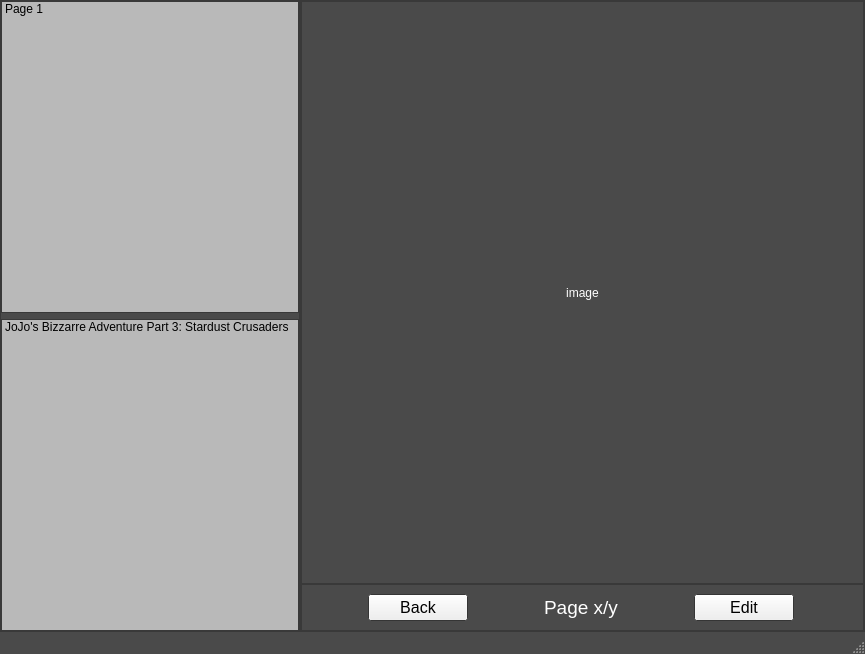
<?xml version="1.0" encoding="UTF-8"?>
<ui version="4.0">
 <class>MainWindow</class>
 <widget class="QMainWindow" name="MainWindow">
  <property name="geometry">
   <rect>
    <x>0</x>
    <y>0</y>
    <width>865</width>
    <height>654</height>
   </rect>
  </property>
  <property name="palette">
   <palette>
    <active>
     <colorrole role="WindowText">
      <brush brushstyle="SolidPattern">
       <color alpha="255">
        <red>255</red>
        <green>255</green>
        <blue>255</blue>
       </color>
      </brush>
     </colorrole>
     <colorrole role="Text">
      <brush brushstyle="SolidPattern">
       <color alpha="255">
        <red>204</red>
        <green>204</green>
        <blue>204</blue>
       </color>
      </brush>
     </colorrole>
     <colorrole role="Base">
      <brush brushstyle="SolidPattern">
       <color alpha="255">
        <red>185</red>
        <green>185</green>
        <blue>185</blue>
       </color>
      </brush>
     </colorrole>
     <colorrole role="Window">
      <brush brushstyle="SolidPattern">
       <color alpha="255">
        <red>74</red>
        <green>74</green>
        <blue>74</blue>
       </color>
      </brush>
     </colorrole>
    </active>
    <inactive>
     <colorrole role="WindowText">
      <brush brushstyle="SolidPattern">
       <color alpha="255">
        <red>255</red>
        <green>255</green>
        <blue>255</blue>
       </color>
      </brush>
     </colorrole>
     <colorrole role="Text">
      <brush brushstyle="SolidPattern">
       <color alpha="255">
        <red>204</red>
        <green>204</green>
        <blue>204</blue>
       </color>
      </brush>
     </colorrole>
     <colorrole role="Base">
      <brush brushstyle="SolidPattern">
       <color alpha="255">
        <red>185</red>
        <green>185</green>
        <blue>185</blue>
       </color>
      </brush>
     </colorrole>
     <colorrole role="Window">
      <brush brushstyle="SolidPattern">
       <color alpha="255">
        <red>74</red>
        <green>74</green>
        <blue>74</blue>
       </color>
      </brush>
     </colorrole>
    </inactive>
    <disabled>
     <colorrole role="WindowText">
      <brush brushstyle="SolidPattern">
       <color alpha="255">
        <red>120</red>
        <green>120</green>
        <blue>120</blue>
       </color>
      </brush>
     </colorrole>
     <colorrole role="Text">
      <brush brushstyle="SolidPattern">
       <color alpha="255">
        <red>120</red>
        <green>120</green>
        <blue>120</blue>
       </color>
      </brush>
     </colorrole>
     <colorrole role="Base">
      <brush brushstyle="SolidPattern">
       <color alpha="255">
        <red>74</red>
        <green>74</green>
        <blue>74</blue>
       </color>
      </brush>
     </colorrole>
     <colorrole role="Window">
      <brush brushstyle="SolidPattern">
       <color alpha="255">
        <red>74</red>
        <green>74</green>
        <blue>74</blue>
       </color>
      </brush>
     </colorrole>
    </disabled>
   </palette>
  </property>
  <property name="windowTitle">
   <string>MainWindow</string>
  </property>
  <widget class="QWidget" name="centralwidget">
   <layout class="QHBoxLayout" name="horizontalLayout">
    <property name="spacing">
     <number>0</number>
    </property>
    <property name="leftMargin">
     <number>0</number>
    </property>
    <property name="topMargin">
     <number>0</number>
    </property>
    <property name="rightMargin">
     <number>0</number>
    </property>
    <property name="bottomMargin">
     <number>0</number>
    </property>
    <item>
     <widget class="QFrame" name="frame">
      <property name="maximumSize">
       <size>
        <width>300</width>
        <height>16777215</height>
       </size>
      </property>
      <property name="palette">
       <palette>
        <active>
         <colorrole role="Text">
          <brush brushstyle="SolidPattern">
           <color alpha="255">
            <red>0</red>
            <green>0</green>
            <blue>0</blue>
           </color>
          </brush>
         </colorrole>
        </active>
        <inactive>
         <colorrole role="Text">
          <brush brushstyle="SolidPattern">
           <color alpha="255">
            <red>0</red>
            <green>0</green>
            <blue>0</blue>
           </color>
          </brush>
         </colorrole>
        </inactive>
        <disabled>
         <colorrole role="Text">
          <brush brushstyle="SolidPattern">
           <color alpha="255">
            <red>120</red>
            <green>120</green>
            <blue>120</blue>
           </color>
          </brush>
         </colorrole>
        </disabled>
       </palette>
      </property>
      <property name="frameShape">
       <enum>QFrame::StyledPanel</enum>
      </property>
      <property name="frameShadow">
       <enum>QFrame::Raised</enum>
      </property>
      <layout class="QVBoxLayout" name="verticalLayout">
       <property name="leftMargin">
        <number>0</number>
       </property>
       <property name="topMargin">
        <number>0</number>
       </property>
       <property name="rightMargin">
        <number>0</number>
       </property>
       <property name="bottomMargin">
        <number>0</number>
       </property>
       <item>
        <widget class="QListWidget" name="page_list">
         <item>
          <property name="text">
           <string>Page 1</string>
          </property>
         </item>
        </widget>
       </item>
       <item>
        <widget class="QListWidget" name="series_list">
         <item>
          <property name="text">
           <string>JoJo's Bizzarre Adventure Part 3: Stardust Crusaders</string>
          </property>
         </item>
        </widget>
       </item>
      </layout>
     </widget>
    </item>
    <item>
     <widget class="QFrame" name="frame_2">
      <property name="frameShape">
       <enum>QFrame::StyledPanel</enum>
      </property>
      <property name="frameShadow">
       <enum>QFrame::Raised</enum>
      </property>
      <layout class="QVBoxLayout" name="verticalLayout_2">
       <property name="spacing">
        <number>0</number>
       </property>
       <property name="leftMargin">
        <number>0</number>
       </property>
       <property name="topMargin">
        <number>0</number>
       </property>
       <property name="rightMargin">
        <number>0</number>
       </property>
       <property name="bottomMargin">
        <number>0</number>
       </property>
       <item>
        <widget class="QScrollArea" name="scrollArea">
         <property name="widgetResizable">
          <bool>true</bool>
         </property>
         <property name="alignment">
          <set>Qt::AlignCenter</set>
         </property>
         <widget class="QWidget" name="scrollAreaWidgetContents">
          <property name="geometry">
           <rect>
            <x>0</x>
            <y>0</y>
            <width>561</width>
            <height>559</height>
           </rect>
          </property>
          <layout class="QVBoxLayout" name="verticalLayout_3">
           <item>
            <widget class="QLabel" name="image">
             <property name="text">
              <string>image</string>
             </property>
             <property name="alignment">
              <set>Qt::AlignCenter</set>
             </property>
            </widget>
           </item>
          </layout>
         </widget>
        </widget>
       </item>
       <item>
        <widget class="QFrame" name="frame_3">
         <property name="frameShape">
          <enum>QFrame::StyledPanel</enum>
         </property>
         <property name="frameShadow">
          <enum>QFrame::Raised</enum>
         </property>
         <layout class="QHBoxLayout" name="horizontalLayout_2">
          <item>
           <widget class="QPushButton" name="back_button">
            <property name="maximumSize">
             <size>
              <width>100</width>
              <height>16777215</height>
             </size>
            </property>
            <property name="font">
             <font>
              <pointsize>12</pointsize>
             </font>
            </property>
            <property name="text">
             <string>Back</string>
            </property>
           </widget>
          </item>
          <item>
           <widget class="QLabel" name="page_counter">
            <property name="maximumSize">
             <size>
              <width>100</width>
              <height>16777215</height>
             </size>
            </property>
            <property name="font">
             <font>
              <pointsize>14</pointsize>
             </font>
            </property>
            <property name="text">
             <string>Page x/y</string>
            </property>
            <property name="alignment">
             <set>Qt::AlignCenter</set>
            </property>
           </widget>
          </item>
          <item>
           <widget class="QPushButton" name="edit_button">
            <property name="maximumSize">
             <size>
              <width>100</width>
              <height>16777215</height>
             </size>
            </property>
            <property name="font">
             <font>
              <pointsize>12</pointsize>
             </font>
            </property>
            <property name="text">
             <string>Edit</string>
            </property>
           </widget>
          </item>
         </layout>
        </widget>
       </item>
      </layout>
     </widget>
    </item>
   </layout>
  </widget>
  <widget class="QMenuBar" name="menubar">
   <property name="geometry">
    <rect>
     <x>0</x>
     <y>0</y>
     <width>865</width>
     <height>22</height>
    </rect>
   </property>
  </widget>
  <widget class="QStatusBar" name="statusbar"/>
 </widget>
 <resources/>
 <connections/>
</ui>
